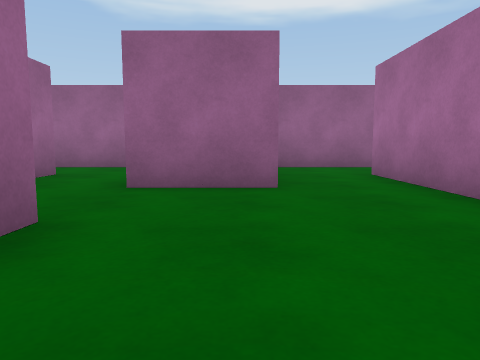
View 1 (above)

18 first-person views from a walk through a Unity game level. The camera is 0.58 m above the floor, tilts 6° down and sees 70° across. The floor is counted in squares, 1 m on a side. Each view is taken from the middle of a square. On the plan, view 1 faces up. The plan holds only what a view shows up to about 9 squares ahead; the rest is blank. The player character is not drawn.

View 2
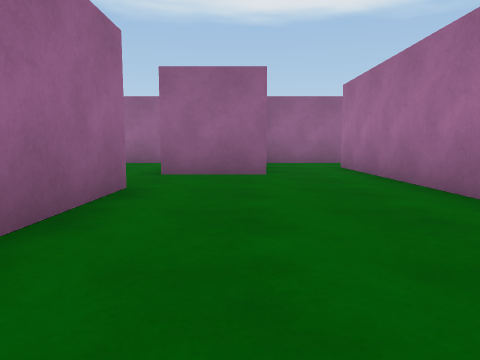

View 3
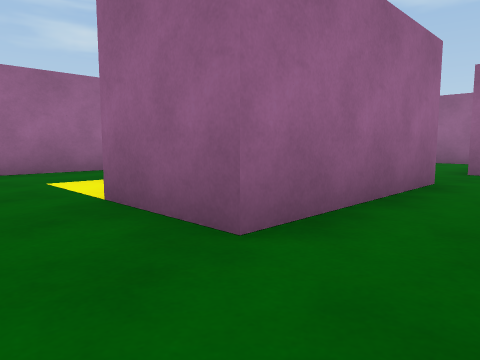

View 4
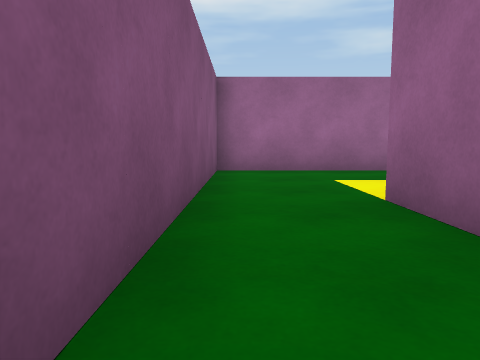

View 5
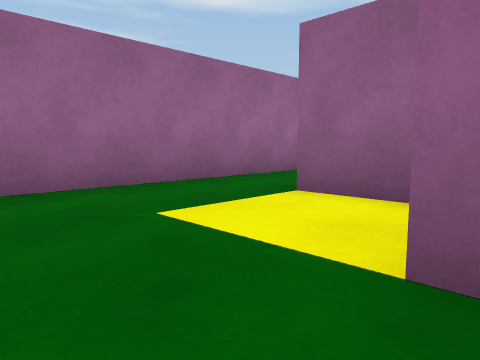

View 6
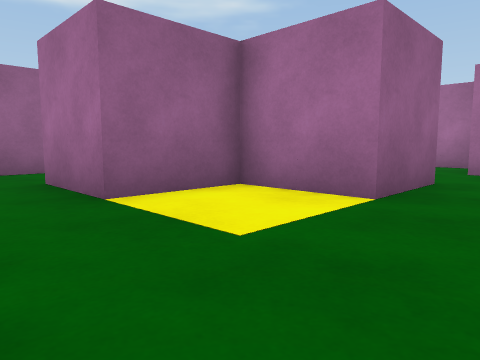

View 7
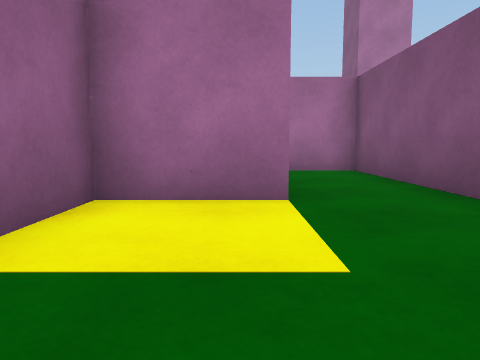

View 8
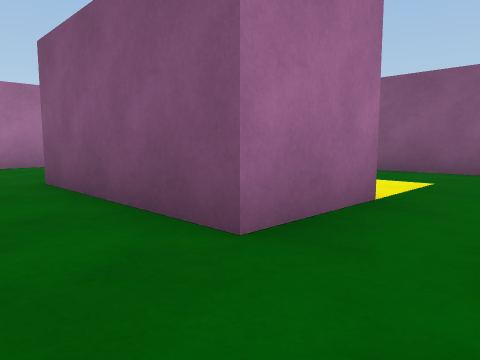

View 9
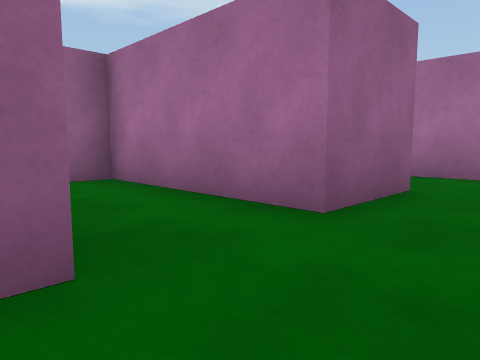

View 10
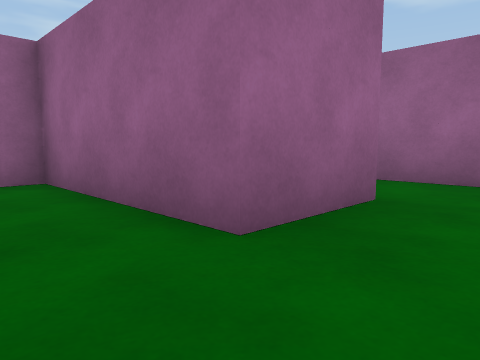

View 11
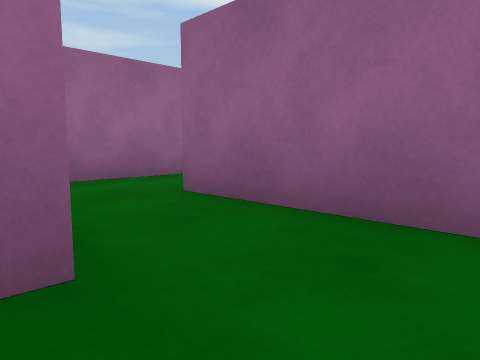

View 12
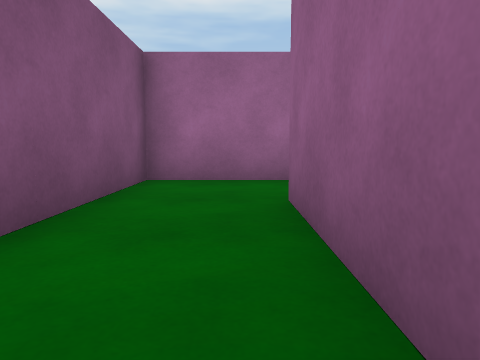

View 13
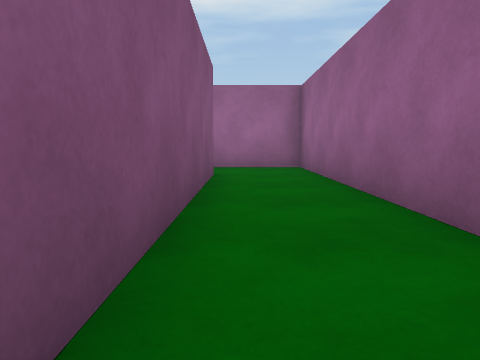

View 14
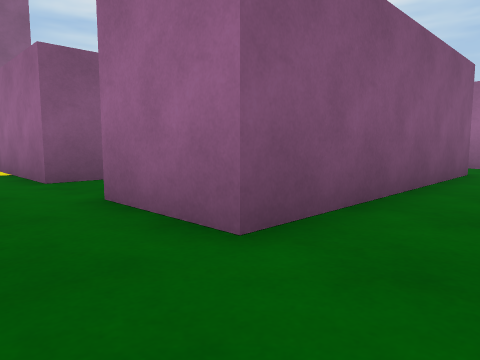

View 15
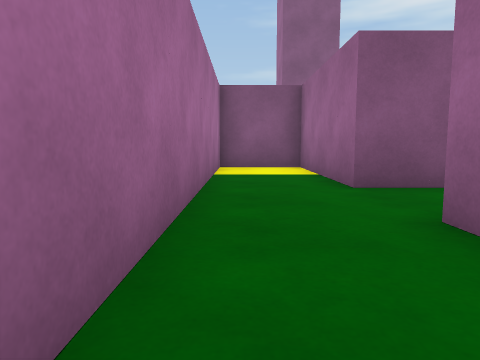

View 16
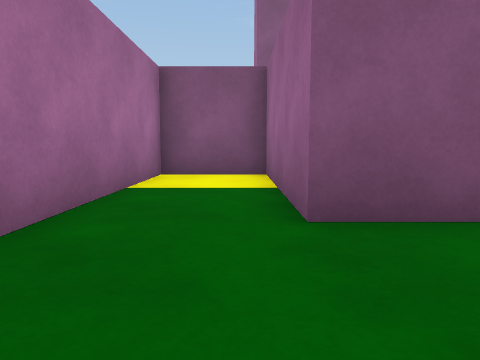

View 17
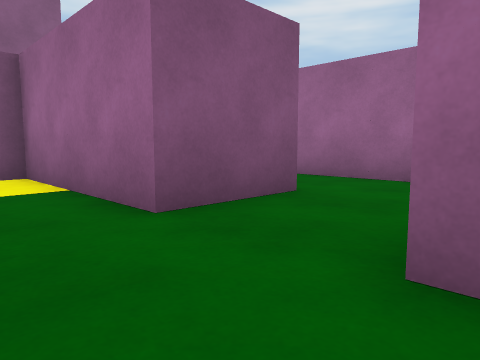

View 18
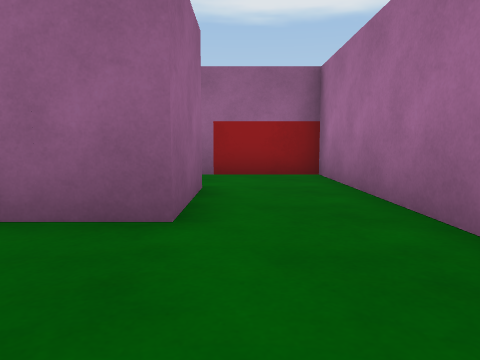

### Floor plan
Ten units are one square. View 1 is at (0, 0); x grows to the right and y downward. Boxes are objects, and circles mark ways between rooms. Rooms are numbered by the first view taken in them; rooms with no view inside come last. Other rooms are left out.
<svg viewBox="-80 -100 190 140">
<path fill="none" stroke="#000" d="M6 -45 -15 -45 -15 -65M25 -14 25 -46M-55 -25 -15 -25 -15 15 -35 15M25 11 25 4M-35 -66 -35 -45 -55 -45M-35 35 5 35 5 15M-35 15 -35 -5 -55 -5 -55 -25M-75 -25 -75 35 -35 35M-55 -45 -75 -45 -75 -25M-55 -65 -40 -65M-15 -65 -15 -85 -55 -85M25 -46 25 -65 85 -65 85 -45M86 -85 5 -85 5 -60M105 -45 105 -85M85 -45 71 -45M64 -25 85 -25 85 15 105 15 105 -45M-75 -85 -75 -65 -55 -65"/>
<rect x="-55" y="-5" width="20" height="20" fill="#bbb"><title>other object</title></rect>
<rect x="85" y="-5" width="20" height="20" fill="#bbb"><title>other object</title></rect>
<circle cx="-25" cy="25" r="3" fill="#2a7"/>
<circle cx="-45" cy="-35" r="3" fill="#2a7"/>
<circle cx="-25" cy="-55" r="3" fill="#2a7"/>
<circle cx="15" cy="-55" r="3" fill="#2a7"/>
<circle cx="-65" cy="-15" r="3" fill="#2a7"/>
<circle cx="-45" cy="-75" r="3" fill="#2a7"/>
<circle cx="95" cy="-55" r="3" fill="#2a7"/>
<text x="-10" y="-20">1</text>
<text x="-60" y="10">2</text>
<text x="-70" y="-40">3</text>
<text x="-40" y="-80">4</text>
<text x="50" y="-70">5</text>
<text x="90" y="-20">6</text>
<text x="-70" y="-80">7</text>
</svg>
Room 1 opens to room 2. Room 1 opens to room 3. Room 1 opens to room 4. Room 1 opens to room 5. Room 2 opens to room 3. Room 4 opens to room 7. Room 5 opens to room 6.

Where each view was taken, in squares from view 1:
view 1: 0 up, 0 right, facing up
view 2: 2 down, 0 right, facing up
view 3: 3 down, 0 right, facing up-left
view 4: 3 down, 0 right, facing left
view 5: 3 down, 3 left, facing up-left
view 6: 3 down, 7 left, facing up-right
view 7: 1 down, 7 left, facing right
view 8: 4 up, 7 left, facing down-right
view 9: 3 up, 4 left, facing up-right
view 10: 3 up, 2 left, facing up-left
view 11: 6 up, 2 left, facing up-left
view 12: 8 up, 2 left, facing left
view 13: 7 up, 9 right, facing left
view 14: 8 up, 10 right, facing down-left
view 15: 7 up, 10 right, facing down
view 16: 5 up, 9 right, facing down
view 17: 5 up, 10 right, facing down-left
view 18: 2 up, 9 right, facing up
